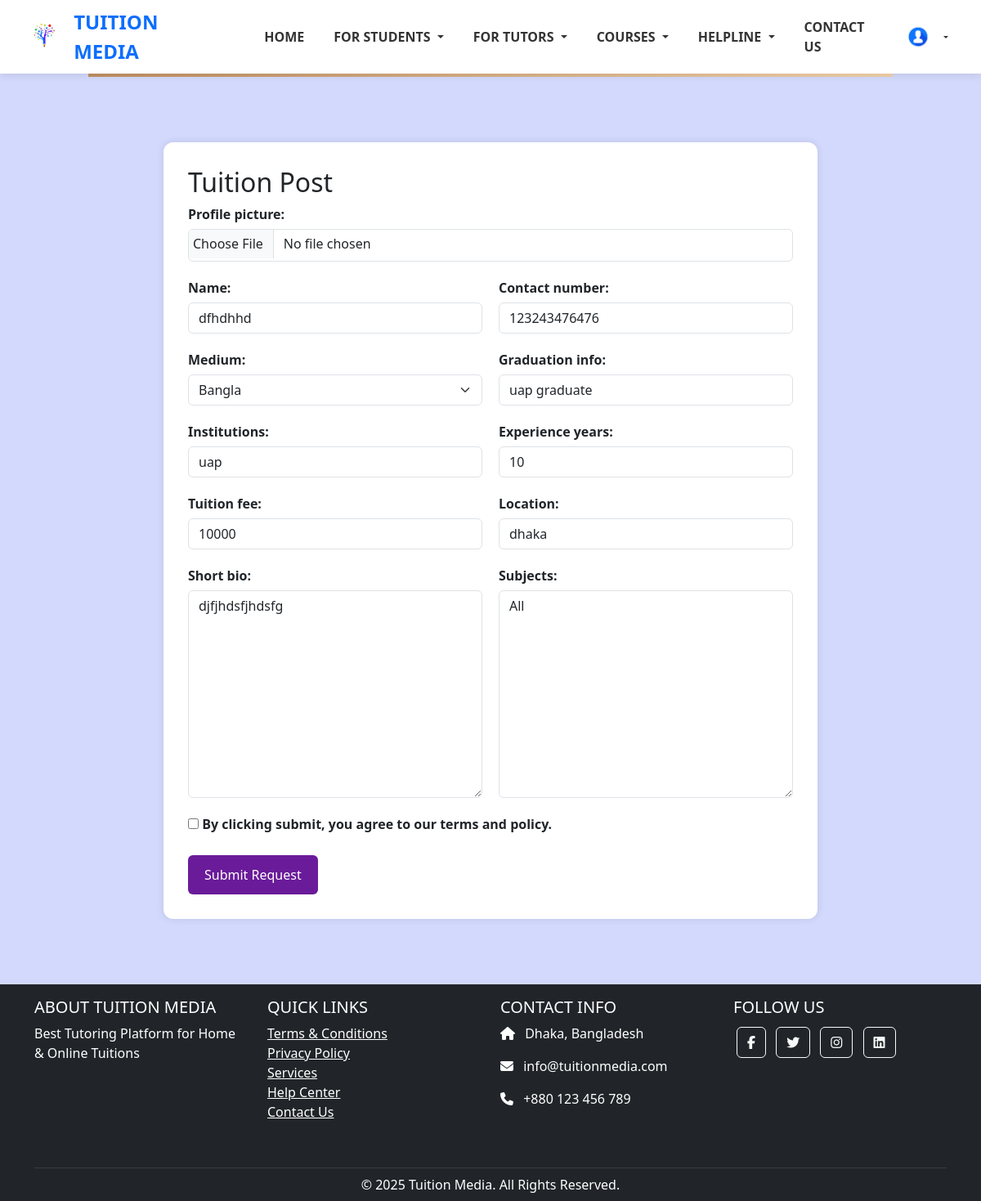
The app's page /updateT/8 (signed in), older data.
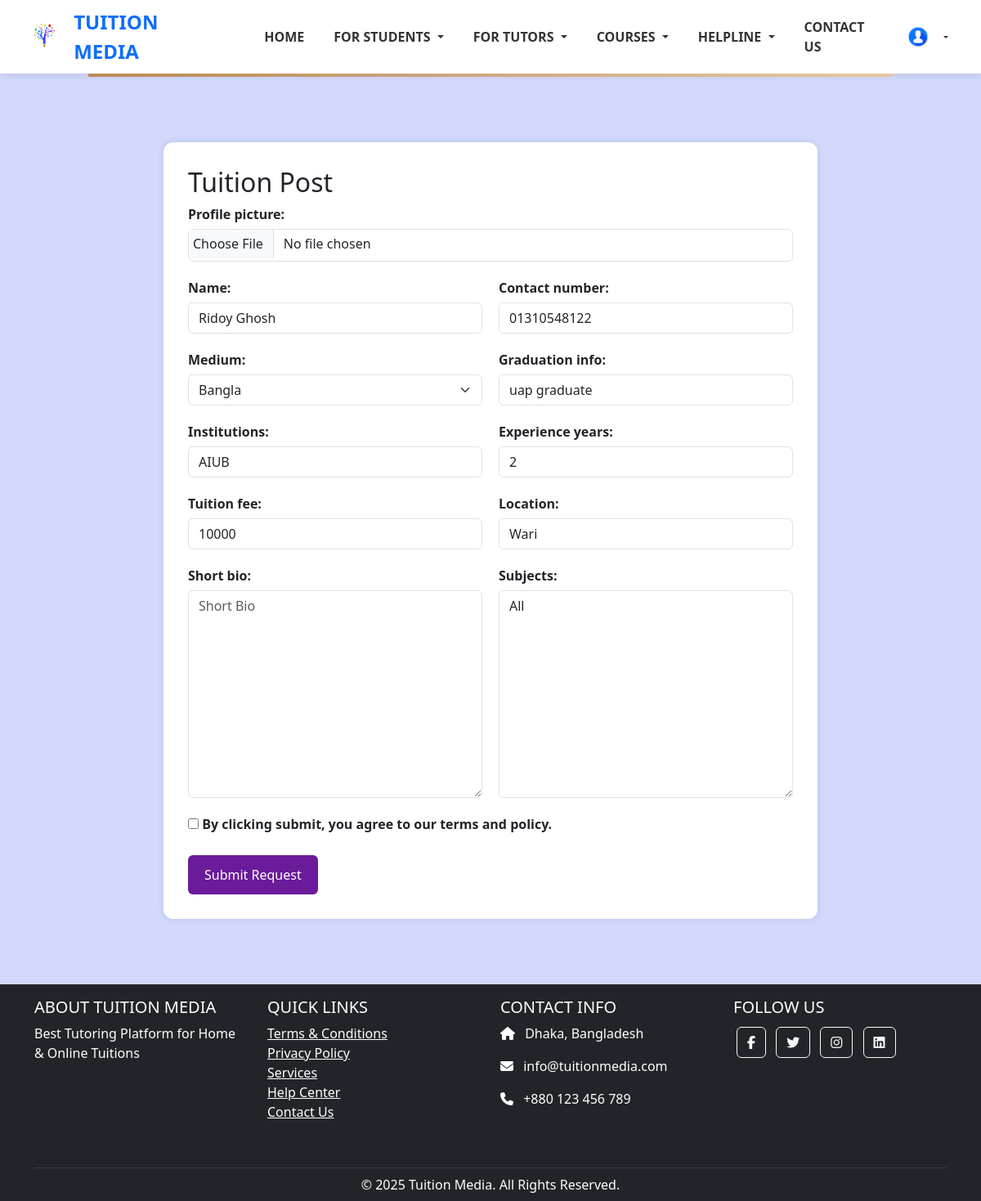
The same page, newer data.
### tutors/models.py (models this page shows, shortened)
class Tutor(models.Model):
    MEDIUM_CHOICES = [
        ('Bangla', 'Bangla'),
        ('English', 'English'),
        ('Bangla/English', 'Bangla/English'),
    ]
    profile_picture = models.ImageField(upload_to='tutor_profiles/', blank=True, null=True)
    name = models.CharField(max_length=100)
    email = models.EmailField(unique=True, blank=True, null=True)
    contact_number = models.CharField(max_length=15, blank=True, null=True)
    medium = models.CharField(max_length=20, choices=MEDIUM_CHOICES, default='Bangla')  # Required choice
    graduation_info = models.CharField(max_length=100, blank=True, null=True)
    institutions = models.CharField(max_length=50,blank=True, null=True)
    experience_years = models.PositiveIntegerField(default=0)
    location = models.CharField(max_length=100, blank=True, null=True)
    join_date = models.DateField(auto_now_add=True)
    tuition_fee = models.PositiveIntegerField(default=0)
    subjects = models.TextField(max_length=100,blank=True, null=True)
    short_bio = models.TextField(max_length=100,blank=True, null=True)
    timestamp = models.DateTimeField(auto_now_add=True)

### students/views.py (the view)
# urls.py: path('updateT/<str:id>',students_view.updateT, name='updateT'),
def updateT(request, id):
    posts = Tutor.objects.get(pk=id)
    form = TutorPostForm(instance=posts)
    if request.method == 'POST':
        form = TutorPostForm(request.POST,request.FILES, instance=posts)
        if form.is_valid():
            form.save()
            return redirect('tutor_list')
    context = {'form': form}
    return render(request, 'students/updateT.html', context)

### template/students/updateT.html (shortened to what this page needs)
{% extends 'base.html' %}
{% block content %}
<div class="form-container">
  <h2>Tuition Post</h2>
  <form method="POST" enctype="multipart/form-data">
    <div class="form-row">
      <div class="form-group">
        {{ form.profile_picture.label_tag }}
        {{ form.profile_picture }}
      </div>
    </div>
    <div class="form-row">
      <div class="form-group">
        {{ form.name.label_tag }}
        {{ form.name }}
      </div>
      <div class="form-group">
        {{ form.contact_number.label_tag }}
        {{ form.contact_number }}
      </div>
    </div>
    <div class="form-row">
      <div class="form-group">
        {{ form.medium.label_tag }}
        {{ form.medium }}
      </div>
      <div class="form-group">
        {{ form.graduation_info.label_tag }}
        {{ form.graduation_info }}
      </div>
    </div>
    <div class="form-row">
      <div class="form-group">
        {{ form.institutions.label_tag }}
        {{ form.institutions }}
      </div>
      <div class="form-group">
        {{ form.experience_years.label_tag }}
        {{ form.experience_years }}
      </div>
    </div>
    <div class="form-row">
      <div class="form-group">
        {{ form.tuition_fee.label_tag }}
        {{ form.tuition_fee }}
      </div>
      <div class="form-group">
        {{ form.location.label_tag }}
        {{ form.location }}
      </div>
    </div>
    <div class="form-row">
      <div class="form-group">
        {{ form.short_bio.label_tag }}
        {{ form.short_bio }}
      </div>
      <div class="form-group">
        {{ form.subjects.label_tag }}
        {{ form.subjects }}
      </div>
    </div>
    <div class="checkbox-group">
      <label>
        <input type="checkbox" required>
        By clicking submit, you agree to our terms and policy.
      </label>
    </div>
    <button type="submit" class="submit-btn" name="request_tutor">Submit Request</button>
  </form>
</div>
{% endblock %}

Row changes from the older to the newer data that the page shows:
changed Tutor "Bangla": name "dfhdhhd" → "Ridoy Ghosh"; contact_number "123243476476" → "01310548122"; institutions "uap" → "AIUB"; experience_years "10" → "2"; location "dhaka" → "Wari"; short_bio "djfjhdsfjhdsfg" → (not shown)
